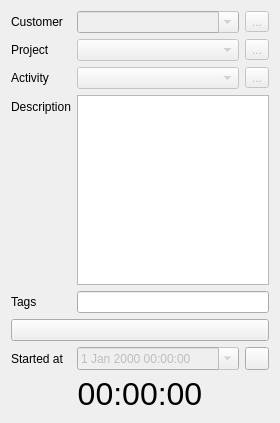
<?xml version="1.0" encoding="UTF-8"?>
<ui version="4.0">
 <class>ActivityWidget</class>
 <widget class="QWidget" name="ActivityWidget">
  <property name="geometry">
   <rect>
    <x>0</x>
    <y>0</y>
    <width>280</width>
    <height>423</height>
   </rect>
  </property>
  <property name="windowTitle">
   <string>ActivityWidget</string>
  </property>
  <property name="locale">
   <locale language="English" country="UnitedStates"/>
  </property>
  <layout class="QFormLayout" name="formLayout">
   <item row="0" column="0">
    <widget class="QLabel" name="lbCustomer">
     <property name="sizePolicy">
      <sizepolicy hsizetype="Preferred" vsizetype="Expanding">
       <horstretch>0</horstretch>
       <verstretch>0</verstretch>
      </sizepolicy>
     </property>
     <property name="text">
      <string>Customer</string>
     </property>
    </widget>
   </item>
   <item row="0" column="1">
    <layout class="QHBoxLayout" name="horizontalLayout">
     <item>
      <widget class="QComboBox" name="cbCustomer">
       <property name="enabled">
        <bool>false</bool>
       </property>
       <property name="sizePolicy">
        <sizepolicy hsizetype="Expanding" vsizetype="Expanding">
         <horstretch>0</horstretch>
         <verstretch>0</verstretch>
        </sizepolicy>
       </property>
       <property name="maximumSize">
        <size>
         <width>16777215</width>
         <height>16777215</height>
        </size>
       </property>
	   <property name="editable">
        <bool>true</bool>
       </property>
      </widget>
     </item>
     <item>
      <widget class="QToolButton" name="tbAddCustomer">
       <property name="enabled">
        <bool>false</bool>
       </property>
       <property name="text">
        <string>...</string>
       </property>
       <property name="icon">
        <iconset resource="../resources/icons.qrc">
         <normaloff>:/icons/add</normaloff>:/icons/add</iconset>
       </property>
      </widget>
     </item>
    </layout>
   </item>
   <item row="1" column="0">
    <widget class="QLabel" name="lbProject">
     <property name="sizePolicy">
      <sizepolicy hsizetype="Preferred" vsizetype="Expanding">
       <horstretch>0</horstretch>
       <verstretch>0</verstretch>
      </sizepolicy>
     </property>
     <property name="text">
      <string>Project</string>
     </property>
    </widget>
   </item>
   <item row="1" column="1">
    <layout class="QHBoxLayout" name="horizontalLayout_2">
     <item>
      <widget class="QComboBox" name="cbProject">
       <property name="enabled">
        <bool>false</bool>
       </property>
       <property name="sizePolicy">
        <sizepolicy hsizetype="Expanding" vsizetype="Expanding">
         <horstretch>0</horstretch>
         <verstretch>0</verstretch>
        </sizepolicy>
       </property>
       <property name="maximumSize">
        <size>
         <width>16777215</width>
         <height>16777215</height>
        </size>
       </property>
      </widget>
     </item>
     <item>
      <widget class="QToolButton" name="tbAddProject">
       <property name="enabled">
        <bool>false</bool>
       </property>
       <property name="text">
        <string>...</string>
       </property>
       <property name="icon">
        <iconset resource="../resources/icons.qrc">
         <normaloff>:/icons/add</normaloff>:/icons/add</iconset>
       </property>
      </widget>
     </item>
    </layout>
   </item>
   <item row="2" column="0">
    <widget class="QLabel" name="lbActivity">
     <property name="sizePolicy">
      <sizepolicy hsizetype="Preferred" vsizetype="Expanding">
       <horstretch>0</horstretch>
       <verstretch>0</verstretch>
      </sizepolicy>
     </property>
     <property name="text">
      <string>Activity</string>
     </property>
    </widget>
   </item>
   <item row="2" column="1">
    <layout class="QHBoxLayout" name="horizontalLayout_3">
     <item>
      <widget class="QComboBox" name="cbActivity">
       <property name="enabled">
        <bool>false</bool>
       </property>
       <property name="sizePolicy">
        <sizepolicy hsizetype="Expanding" vsizetype="Expanding">
         <horstretch>0</horstretch>
         <verstretch>0</verstretch>
        </sizepolicy>
       </property>
       <property name="maximumSize">
        <size>
         <width>16777215</width>
         <height>16777215</height>
        </size>
       </property>
      </widget>
     </item>
     <item>
      <widget class="QToolButton" name="tbAddActivity">
       <property name="enabled">
        <bool>false</bool>
       </property>
       <property name="text">
        <string>...</string>
       </property>
       <property name="icon">
        <iconset resource="../resources/icons.qrc">
         <normaloff>:/icons/add</normaloff>:/icons/add</iconset>
       </property>
      </widget>
     </item>
    </layout>
   </item>
   <item row="3" column="0">
    <widget class="QLabel" name="lbDescription">
     <property name="text">
      <string>Description</string>
     </property>
    </widget>
   </item>
   <item row="3" column="1">
    <widget class="QPlainTextEdit" name="pteDescription"/>
   </item>
   <item row="4" column="0">
    <widget class="QLabel" name="lbTags">
     <property name="text">
      <string>Tags</string>
     </property>
    </widget>
   </item>
   <item row="4" column="1">
    <widget class="QLineEdit" name="leTags"/>
   </item>
   <item row="6" column="0">
    <widget class="QLabel" name="lbStartedAt">
     <property name="text">
      <string>Started at</string>
     </property>
    </widget>
   </item>
   <item row="6" column="1">
    <layout class="QHBoxLayout" name="horizontalLayout_4">
     <item>
      <widget class="QDateTimeEdit" name="dteStartedAt">
       <property name="enabled">
        <bool>false</bool>
       </property>
       <property name="sizePolicy">
        <sizepolicy hsizetype="Expanding" vsizetype="Fixed">
         <horstretch>0</horstretch>
         <verstretch>0</verstretch>
        </sizepolicy>
       </property>
       <property name="calendarPopup">
        <bool>true</bool>
       </property>
      </widget>
     </item>
     <item>
      <widget class="QToolButton" name="tbEnableStartedAtEdit">
       <property name="text">
        <string/>
       </property>
       <property name="icon">
        <iconset resource="../resources/icons.qrc">
         <normaloff>:/icons/update</normaloff>
         <normalon>:/icons/update-off</normalon>:/icons/update</iconset>
       </property>
       <property name="checkable">
        <bool>true</bool>
       </property>
      </widget>
     </item>
    </layout>
   </item>
   <item row="7" column="0" colspan="2">
    <widget class="QLabel" name="lbDurationTime">
     <property name="font">
      <font>
       <pointsize>24</pointsize>
      </font>
     </property>
     <property name="text">
      <string>00:00:00</string>
     </property>
     <property name="alignment">
      <set>Qt::AlignCenter</set>
     </property>
    </widget>
   </item>
   <item row="5" column="0" colspan="2">
    <widget class="QPushButton" name="btStartStop">
     <property name="sizePolicy">
      <sizepolicy hsizetype="Minimum" vsizetype="Expanding">
       <horstretch>0</horstretch>
       <verstretch>0</verstretch>
      </sizepolicy>
     </property>
     <property name="maximumSize">
      <size>
       <width>16777215</width>
       <height>120</height>
      </size>
     </property>
     <property name="text">
      <string/>
     </property>
     <property name="icon">
      <iconset resource="../resources/icons.qrc">
       <normaloff>:/icons/play</normaloff>:/icons/play</iconset>
     </property>
     <property name="iconSize">
      <size>
       <width>64</width>
       <height>64</height>
      </size>
     </property>
    </widget>
   </item>
  </layout>
 </widget>
 <tabstops>
  <tabstop>cbCustomer</tabstop>
  <tabstop>tbAddCustomer</tabstop>
  <tabstop>cbProject</tabstop>
  <tabstop>tbAddProject</tabstop>
  <tabstop>cbActivity</tabstop>
  <tabstop>tbAddActivity</tabstop>
  <tabstop>pteDescription</tabstop>
  <tabstop>leTags</tabstop>
  <tabstop>btStartStop</tabstop>
  <tabstop>dteStartedAt</tabstop>
  <tabstop>tbEnableStartedAtEdit</tabstop>
 </tabstops>
 <resources>
  <include location="../resources/icons.qrc"/>
 </resources>
 <connections>
  <connection>
   <sender>tbEnableStartedAtEdit</sender>
   <signal>toggled(bool)</signal>
   <receiver>dteStartedAt</receiver>
   <slot>setEnabled(bool)</slot>
   <hints>
    <hint type="sourcelabel">
     <x>267</x>
     <y>349</y>
    </hint>
    <hint type="destinationlabel">
     <x>233</x>
     <y>349</y>
    </hint>
   </hints>
  </connection>
 </connections>
</ui>
